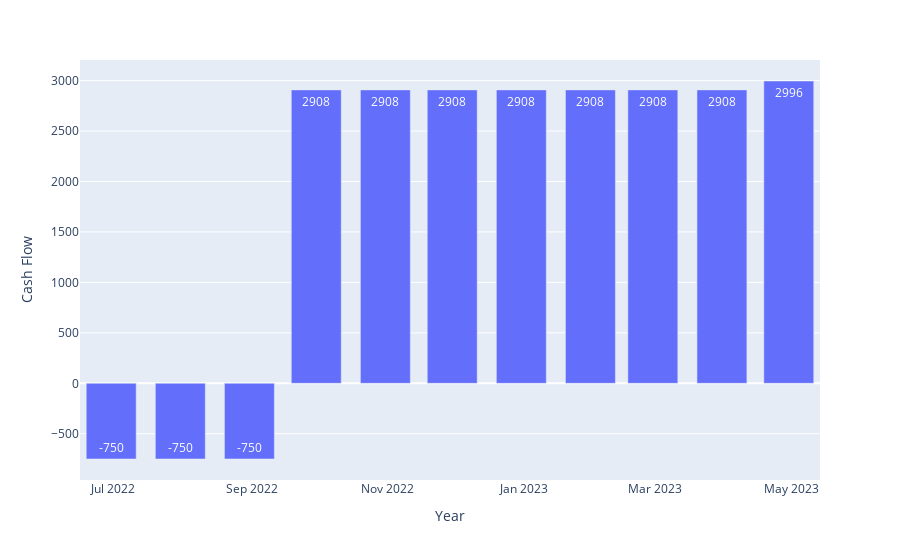

Source (notebook cell):
### Code cell
dates = cash_flow['dates'][1:12]
c_u = cash_flow['cash_flow_unleveraged'][1:12]

fig = px.bar(x=dates, y=c_u, labels={"x": "Year", "y": "Cash Flow"}, text=c_u)
fig.show()

### Figure 1 — Plotly figure (JSON) as saved in the notebook; plotly's stock layout.template omitted (floating-point values rounded to 4 significant figures)
{"data": [{"alignmentgroup": "True", "hovertemplate": "Year=%{x}<br>Cash Flow=%{y}<br>text=%{text}<extra></extra>", "legendgroup": "", "marker": {"color": "#636efa", "pattern": {"shape": ""}}, "name": "", "offsetgroup": "", "orientation": "v", "showlegend": false, "text": [-750, -750, -750, 2908, 2908, 2908, 2908, 2908, 2908, 2908, 2996], "textposition": "auto", "type": "bar", "x": ["2022-06-30", "2022-07-31", "2022-08-31", "2022-09-30", "2022-10-31", "2022-11-30", "2022-12-31", "2023-01-31", "2023-02-28", "2023-03-31", "2023-04-30"], "xaxis": "x", "y": [-750, -750, -750, 2908, 2908, 2908, 2908, 2908, 2908, 2908, 2996], "yaxis": "y"}], "layout": {"barmode": "relative", "legend": {"tracegroupgap": 0}, "margin": {"t": 60}, "xaxis": {"anchor": "y", "domain": [0, 1], "title": {"text": "Year"}}, "yaxis": {"anchor": "x", "domain": [0, 1], "title": {"text": "Cash Flow"}}}}
